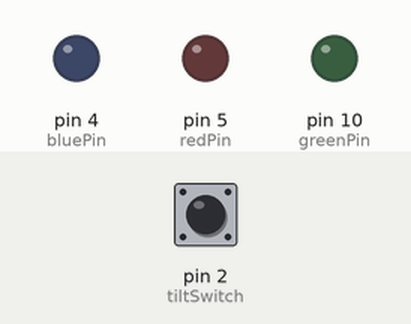
Simulated run of this sketch. Board: Arduino Uno, built with avr-gcc and run on an emulated ATmega328P. Parts: output pins drawn as LEDs (lit = HIGH). Dashed ring = blinking. The inputs (shaded band) are chosen by the test bench; at power-on: pin 2 (tiltSwitch) LOW.

Above: at 1.2 s.
1.3 s: pin 2 (tiltSwitch) pulled HIGH for 0.15 s
At 2.4 s:
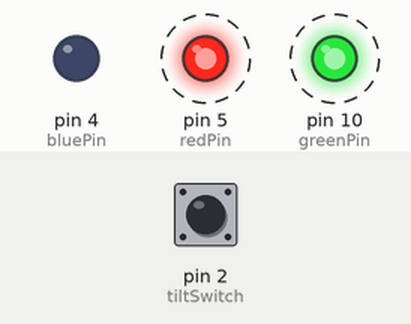
4.4 s: pin 2 (tiltSwitch) pulled HIGH for 1 s
At 4.87 s:
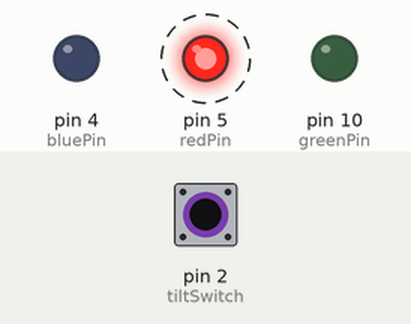
Timing chart, 0 to 7.4 s (numbered marks = the images above; inputs shaded):
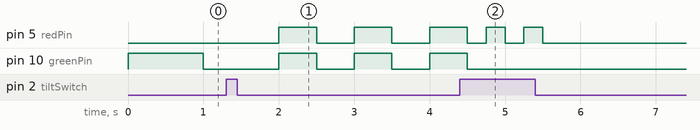

The sketch:

anuther_tilty_thingy.ino
```cpp
int tiltSwitch = 2;
int redPin = 5;
int bluePin = 4;
int greenPin = 10;
bool reset = false;
int lives = 3;
int blinkTime = 1000;
int buzzer = 9;

void setup() {
  // put your setup code here, to run once:
  pinMode (tiltSwitch, INPUT );
  pinMode(redPin, OUTPUT);
  pinMode(greenPin, OUTPUT);
  pinMode(bluePin, OUTPUT);
  attachInterrupt(digitalPinToInterrupt(tiltSwitch),trigLoseLife, CHANGE);
  Serial.begin(9600);
}

void loop() {
  // put your main code here, to run repeatedly:
  if (lives == 3){
      digitalWrite (greenPin, HIGH);
      digitalWrite (redPin, LOW);
      digitalWrite (bluePin, LOW);
  }

  else if (lives == 2){

      digitalWrite (greenPin, HIGH);
      digitalWrite (redPin, HIGH);
      digitalWrite (bluePin, LOW);
  }

  else if (lives == 1){

      digitalWrite (redPin, HIGH);
      digitalWrite (greenPin, LOW);
      digitalWrite (bluePin, LOW);
  }
  else{
    digitalWrite(buzzer,HIGH);
    delay(1000);
    digitalWrite(buzzer,LOW);
    delay(1000);
  }

  delay(blinkTime);
  digitalWrite (redPin, LOW);
  digitalWrite (greenPin, LOW);
  digitalWrite (bluePin, LOW);
  reset=false;

  delay(blinkTime);


}


void trigLoseLife (){
  if (reset == false){
    lives -= 1;
    blinkTime /= 2;
    reset = true;
  }
}
```

Measured:
- after the input at 1.3 s, pin 5 (redPin): alternates HIGH for 0.50 s and LOW for 0.50 s, starting after 0.70 s
- after the input at 4.4 s, pin 5 (redPin): alternates HIGH for 0.25 s and LOW for 0.25 s, 4 changes in all, then stays LOW, starting after 0.35 s; pin 10 (greenPin): goes on until 4.5 s, then stays LOW
- by itself, pin 10 (greenPin): alternates HIGH for 0.50 s and LOW for 0.50 s
